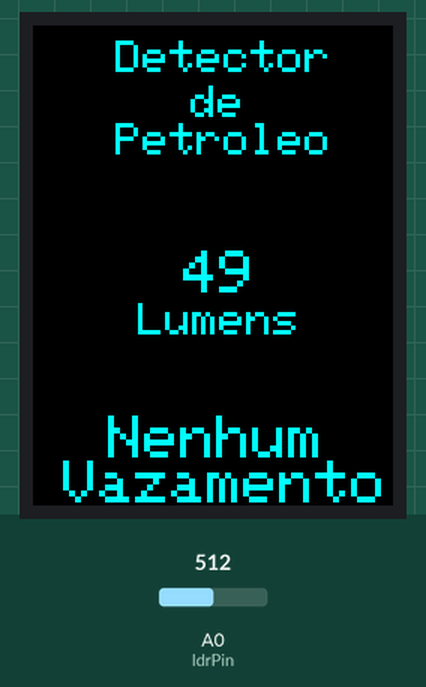
The sketch below on a simulated Arduino Uno, built with avr-gcc and run on an emulated ATmega328P. Shown: 240×320 colour display. Inputs (shaded band) come from the test bench; at power-on: A0 (ldrPin) = 512. What the sketch prints to the serial monitor is not drawn.

Above: at 1.3 s.
1.4 s: A0 (ldrPin) set to 792
At 3.8 s:
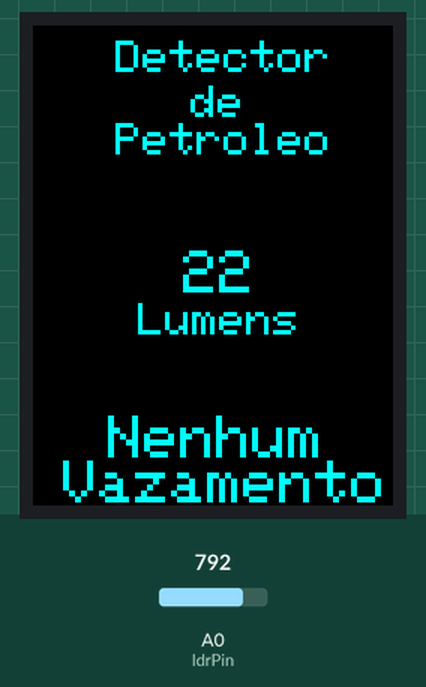
7.9 s: A0 (ldrPin) set to 826
At 9.9 s:
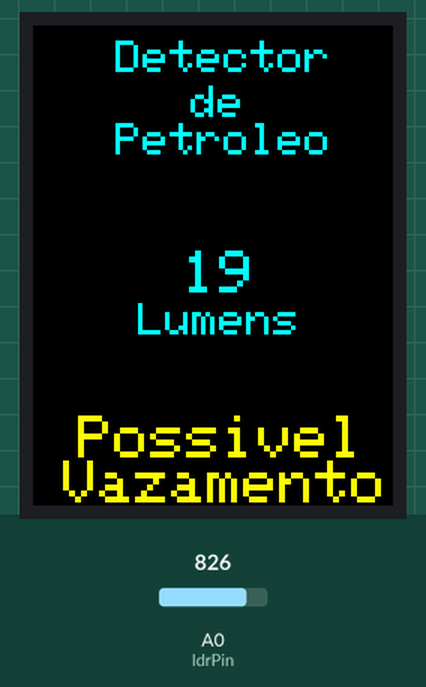
15.8 s: A0 (ldrPin) set to 892
At 19.0 s:
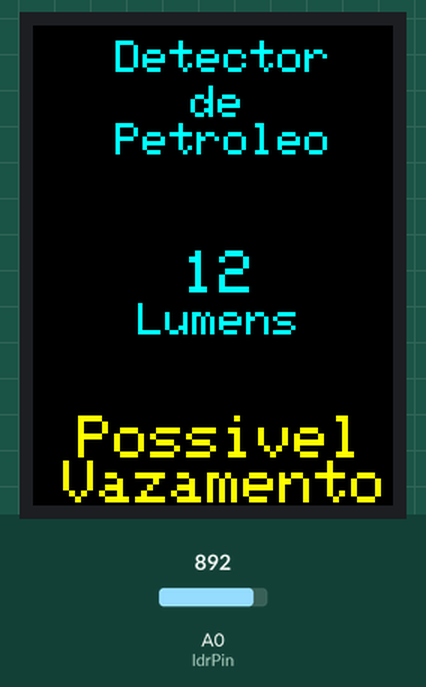
23.2 s: A0 (ldrPin) set to 918
At 25.7 s:
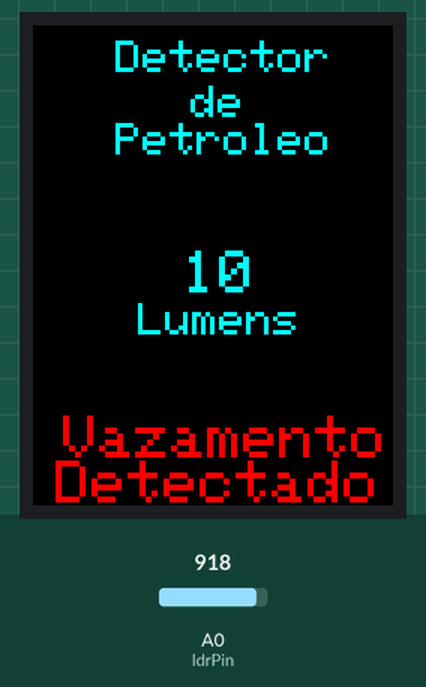
29.6 s: A0 (ldrPin) set to 900
At 31.6 s:
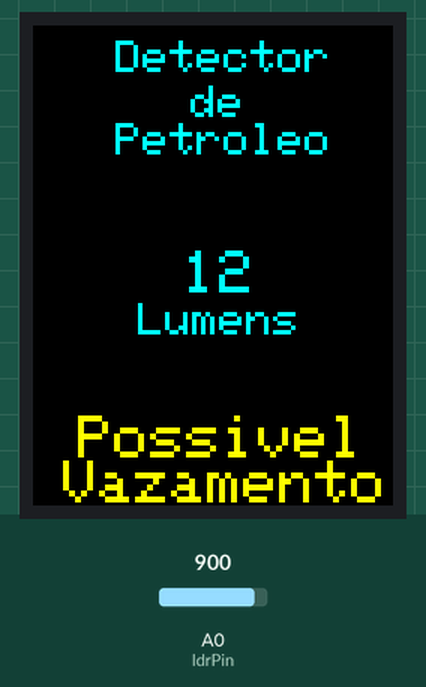
Timing chart, 0 to 33.1 s (numbered marks = the images above; inputs shaded):
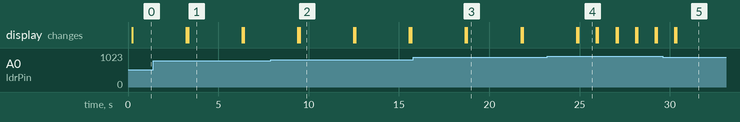

The sketch:

main.ino
```cpp
#include "Adafruit_GFX.h"
#include "Adafruit_ILI9341.h"

#define TFT_DC 9
#define TFT_CS 10
Adafruit_ILI9341 tft = Adafruit_ILI9341(TFT_CS, TFT_DC);

int ldrPin = A0;
int leituraLdr = 0;
void setup() {
  pinMode(ldrPin, INPUT);
  Serial.begin(9600);
  tft.begin();
}

void loop() {
  // Leitura e tratamento do sensor LDR
  leituraLdr = analogRead(ldrPin);
  leituraLdr = map(leituraLdr, 1023, 0, 0, 100);

  Serial.println(leituraLdr);

  tft.fillScreen(ILI9341_BLACK);

  //Titulo do lcd
  tft.setCursor(55, 10);
  tft.setTextColor(ILI9341_CYAN);
  tft.setTextSize(3);
  tft.println("Detector");
  tft.setCursor(105, 40);
  tft.println("de");
  tft.setCursor(55, 65);
  tft.println("Petroleo");

  // leitura ldr
  tft.setCursor(100, 150);
  tft.setTextColor(ILI9341_CYAN);
  tft.setTextSize(4);
  tft.print(leituraLdr);
  tft.setTextSize(3);
  tft.setCursor(70, 185);
  tft.println("Lumens");


  // Nivel ldr

  tft.setTextSize(4);

  // 10 - vazamento
  if(leituraLdr <= 10){
    tft.setCursor(20, 260);
    tft.setTextColor(ILI9341_RED);
    tft.print("Vazamento");
    tft.setCursor(15, 290);
    tft.print("Detectado");
    delay(1000);
  }
  // 20 - possivel vazamento
  else if(leituraLdr <= 20){
    tft.setCursor(30, 260);
    tft.setTextColor(ILI9341_YELLOW);
    tft.print("Possivel");
    tft.setCursor(20, 290);
    tft.print("Vazamento");
    delay(3000);
  }
  // nenhum vazamento
  else{
    tft.setCursor(50, 260);
    tft.setTextColor(ILI9341_CYAN);
    tft.print("Nenhum");
    tft.setCursor(20, 290);
    tft.print("Vazamento");
    delay(3000);
  }
}
```

Measured:
- the behaviour switches between 808 and 809 on A0 (ldrPin) (found by bisection; images 1 and 2)
- the behaviour switches between 910 and 911 on A0 (ldrPin) (found by bisection; images 3 and 4)
- after the input at 1.4 s, the display: first differs from a run without the input after 1.9 s (image 1)
- after the input at 7.9 s, the display: first differs from a run without the input after 1.6 s (image 2)
- after the input at 15.8 s, the display: first differs from a run without the input after 3.0 s (image 3)
- after the input at 23.2 s, the display: first differs from a run without the input after 1.7 s (image 4)
- after the input at 29.6 s, the display: first differs from a run without the input after 0.76 s (image 5)
